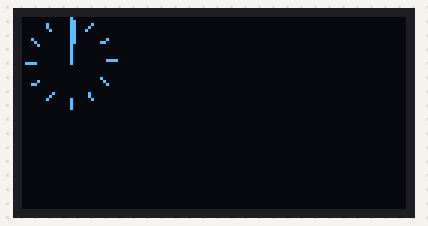
Simulated run of this program. Board: Arduino Uno, built with avr-gcc and run on an emulated ATmega328P. Shown: 128×64 one-colour display.

Above: at 0.1 s.
At 4.2 s:
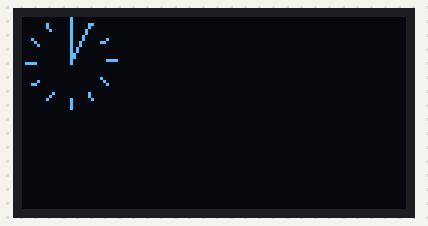
At 9.4 s:
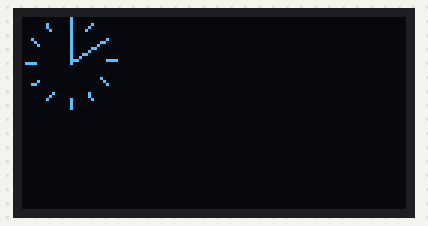
At 18.7 s:
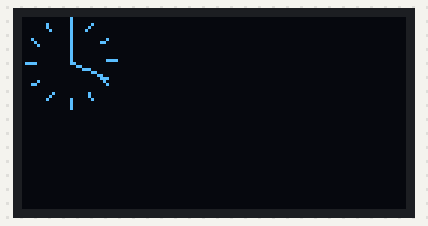
At 28.0 s:
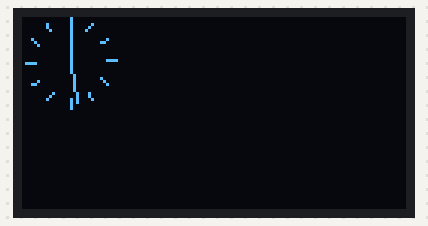
At 38.3 s:
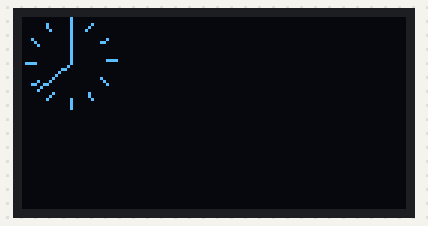

The program:

main.cpp
```cpp
// OLED Model railway Station Platform Display - Rudy B, August 2019
// 6 different messages can be shown, based on 6 inputs
// OLED SSD1306 - I2C wires: SDA or A4, SCL or A5

#include <Wire.h>
#include <Adafruit_GFX.h>
#include <Adafruit_SSD1306.h>
#include <Adafruit_I2CDevice.h>

//#define TMIN       5 // departure time of next train, minimum of random time
//#define TMAX      13 // departure time of next train, maximum of random time

// setup oled
Adafruit_SSD1306 oled(4);

byte hour, minute, second;
byte bg, fg, msgnr, msgnr_old, msgflag, msghour, msgminute;

unsigned long time_to_update;
float angle;

void setup() {
  Serial.begin(9600);
  Wire.begin();
  oled.begin(SSD1306_SWITCHCAPVCC, 0x3C);  // initialize with the I2C addr 0x3C
}

void loop() {

// update time
  if(millis() > time_to_update) {
    time_to_update = millis() + 1000UL;
    second = second + 1;
    if(second == 60) {
      second = 0;
      minute = minute + 1;
    }
    if (minute == 60) {
      minute = 0;
      hour = (hour + 1) % 24;
    }
  }

// clear oled
  oled.clearDisplay();
  oled.fillRect(0,0,127,31,BLACK);

// draw clock ticks
  for(int z=0; z<360;z=z+30){
    angle = (float)z / 57.3;
    int x1=(16+(sin(angle)*15));
    int y1=(15-(cos(angle)*15));
    int x2=(16+(sin(angle)*(12)));
    int y2=(15-(cos(angle)*(12)));
    oled.drawLine(x1,y1,x2,y2,WHITE);

  }
// draw clock second
  angle=((float)second * 6 / 57.3) ; //Convert degrees to radians
  int x2=(16+(sin(angle)*(14)));
  int y2=(15-(cos(angle)*(14)));
  oled.drawLine(16,15,x2,y2,WHITE);


// draw clock minute
  angle=((float)minute * 6 / 57.3) ; //Convert degrees to radians
  x2=(16+(sin(angle)*(12)));
  y2=(15-(cos(angle)*(12)));
  oled.drawLine(16,15,x2,y2,WHITE);


// draw clock hour
  angle=((float)hour * 30 + (float)minute / 2) / 57.3 ; //Convert degrees to radians
  x2=(16+(sin(angle)*(10)));
  y2=(15-(cos(angle)*(10)));
  oled.drawLine(16,15,x2,y2,WHITE);


// refresh screen
  oled.display();
}
```

Measured:
- what the display in image 1 shows lasts 1.0 s, from 4.2 s to 5.2 s
